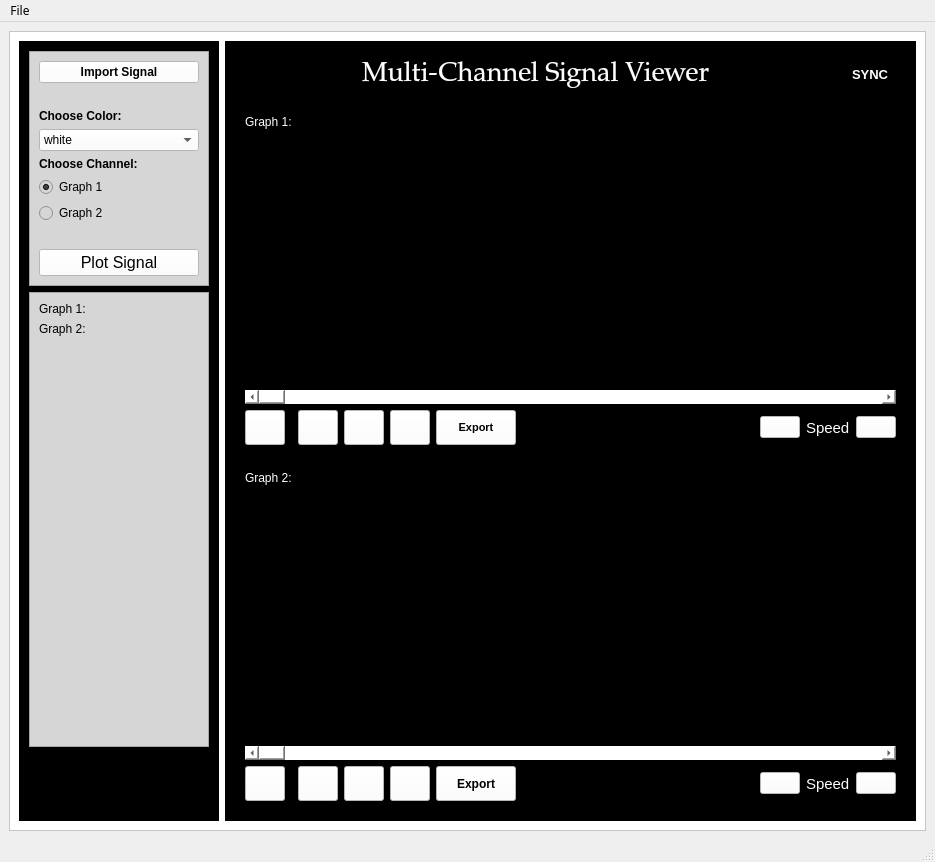
<?xml version="1.0" encoding="UTF-8"?>
<ui version="4.0">
 <class>MainWindow</class>
 <widget class="QMainWindow" name="MainWindow">
  <property name="geometry">
   <rect>
    <x>0</x>
    <y>0</y>
    <width>935</width>
    <height>862</height>
   </rect>
  </property>
  <property name="font">
   <font>
    <family>Mudir MT</family>
   </font>
  </property>
  <property name="windowTitle">
   <string>MainWindow</string>
  </property>
  <widget class="QWidget" name="centralwidget">
   <property name="sizePolicy">
    <sizepolicy hsizetype="Maximum" vsizetype="Maximum">
     <horstretch>0</horstretch>
     <verstretch>0</verstretch>
    </sizepolicy>
   </property>
   <layout class="QGridLayout" name="gridLayout">
    <item row="0" column="0">
     <widget class="QFrame" name="frame">
      <property name="styleSheet">
       <string notr="true">background-color: rgb(255, 255, 255);</string>
      </property>
      <property name="frameShape">
       <enum>QFrame::StyledPanel</enum>
      </property>
      <property name="frameShadow">
       <enum>QFrame::Raised</enum>
      </property>
      <layout class="QHBoxLayout" name="horizontalLayout">
       <item>
        <widget class="QFrame" name="files_frame">
         <property name="minimumSize">
          <size>
           <width>200</width>
           <height>0</height>
          </size>
         </property>
         <property name="maximumSize">
          <size>
           <width>200</width>
           <height>16777215</height>
          </size>
         </property>
         <property name="styleSheet">
          <string notr="true">background-color: rgb(0, 0, 74);
background-color: rgb(0, 0, 0);</string>
         </property>
         <property name="frameShape">
          <enum>QFrame::StyledPanel</enum>
         </property>
         <property name="frameShadow">
          <enum>QFrame::Raised</enum>
         </property>
         <layout class="QGridLayout" name="gridLayout_3">
          <item row="2" column="0" colspan="2">
           <widget class="QFrame" name="importFrame">
            <property name="sizePolicy">
             <sizepolicy hsizetype="Preferred" vsizetype="Fixed">
              <horstretch>0</horstretch>
              <verstretch>0</verstretch>
             </sizepolicy>
            </property>
            <property name="font">
             <font>
              <pointsize>11</pointsize>
             </font>
            </property>
            <property name="styleSheet">
             <string notr="true">background-color: rgb(214, 214, 214);</string>
            </property>
            <property name="frameShape">
             <enum>QFrame::StyledPanel</enum>
            </property>
            <property name="frameShadow">
             <enum>QFrame::Sunken</enum>
            </property>
            <layout class="QGridLayout" name="gridLayout_4">
             <item row="2" column="0" colspan="2">
              <widget class="QLabel" name="label_9">
               <property name="font">
                <font>
                 <pointsize>9</pointsize>
                 <weight>75</weight>
                 <bold>true</bold>
                </font>
               </property>
               <property name="text">
                <string>Choose Color:</string>
               </property>
              </widget>
             </item>
             <item row="9" column="0" colspan="2">
              <widget class="QPushButton" name="plotsignalButton">
               <property name="font">
                <font>
                 <pointsize>12</pointsize>
                 <weight>50</weight>
                 <bold>false</bold>
                </font>
               </property>
               <property name="styleSheet">
                <string notr="true">background-color: rgb(255, 255, 255);</string>
               </property>
               <property name="text">
                <string>Plot Signal</string>
               </property>
              </widget>
             </item>
             <item row="3" column="0" colspan="2">
              <widget class="QComboBox" name="comboBox_color">
               <property name="sizePolicy">
                <sizepolicy hsizetype="Expanding" vsizetype="Fixed">
                 <horstretch>0</horstretch>
                 <verstretch>0</verstretch>
                </sizepolicy>
               </property>
               <property name="font">
                <font>
                 <pointsize>9</pointsize>
                </font>
               </property>
               <property name="styleSheet">
                <string notr="true">background-color: rgb(255, 255, 255);
border-color: rgb(255, 255, 255);</string>
               </property>
               <property name="currentText">
                <string>white</string>
               </property>
               <property name="currentIndex">
                <number>0</number>
               </property>
               <item>
                <property name="text">
                 <string>white</string>
                </property>
               </item>
               <item>
                <property name="text">
                 <string>blue</string>
                </property>
               </item>
               <item>
                <property name="text">
                 <string>red</string>
                </property>
               </item>
               <item>
                <property name="text">
                 <string>yellow</string>
                </property>
               </item>
               <item>
                <property name="text">
                 <string>green</string>
                </property>
               </item>
               <item>
                <property name="text">
                 <string>purple</string>
                </property>
               </item>
              </widget>
             </item>
             <item row="5" column="0" colspan="2">
              <widget class="QLabel" name="label_10">
               <property name="font">
                <font>
                 <pointsize>9</pointsize>
                 <weight>75</weight>
                 <bold>true</bold>
                </font>
               </property>
               <property name="text">
                <string>Choose Channel:</string>
               </property>
              </widget>
             </item>
             <item row="0" column="0" colspan="2">
              <widget class="QPushButton" name="uploadButton">
               <property name="font">
                <font>
                 <pointsize>9</pointsize>
                 <weight>75</weight>
                 <bold>true</bold>
                </font>
               </property>
               <property name="styleSheet">
                <string notr="true">background-color: rgb(255, 255, 255);</string>
               </property>
               <property name="text">
                <string>Import Signal</string>
               </property>
               <property name="icon">
                <iconset resource="icons.qrc">
                 <normaloff>:/icons/folder.png</normaloff>:/icons/folder.png</iconset>
               </property>
               <property name="iconSize">
                <size>
                 <width>25</width>
                 <height>25</height>
                </size>
               </property>
              </widget>
             </item>
             <item row="6" column="0">
              <widget class="QRadioButton" name="radioButton1">
               <property name="font">
                <font>
                 <pointsize>9</pointsize>
                </font>
               </property>
               <property name="styleSheet">
                <string notr="true">
color: rgb(0, 0, 0);</string>
               </property>
               <property name="text">
                <string>Graph 1</string>
               </property>
               <property name="checked">
                <bool>true</bool>
               </property>
              </widget>
             </item>
             <item row="8" column="0" colspan="2">
              <spacer name="verticalSpacer">
               <property name="orientation">
                <enum>Qt::Vertical</enum>
               </property>
               <property name="sizeType">
                <enum>QSizePolicy::Fixed</enum>
               </property>
               <property name="sizeHint" stdset="0">
                <size>
                 <width>20</width>
                 <height>20</height>
                </size>
               </property>
              </spacer>
             </item>
             <item row="1" column="0" colspan="2">
              <widget class="QLabel" name="label_ImportedFileName">
               <property name="styleSheet">
                <string notr="true">color: rgb(0, 95, 184);</string>
               </property>
               <property name="text">
                <string/>
               </property>
              </widget>
             </item>
             <item row="7" column="0">
              <widget class="QRadioButton" name="radioButton2">
               <property name="font">
                <font>
                 <pointsize>9</pointsize>
                </font>
               </property>
               <property name="styleSheet">
                <string notr="true">color: rgb(0, 0, 0);</string>
               </property>
               <property name="text">
                <string>Graph 2</string>
               </property>
              </widget>
             </item>
            </layout>
           </widget>
          </item>
          <item row="3" column="0" colspan="2" alignment="Qt::AlignTop">
           <widget class="QFrame" name="ChannelFrame">
            <property name="sizePolicy">
             <sizepolicy hsizetype="Preferred" vsizetype="MinimumExpanding">
              <horstretch>0</horstretch>
              <verstretch>0</verstretch>
             </sizepolicy>
            </property>
            <property name="minimumSize">
             <size>
              <width>0</width>
              <height>455</height>
             </size>
            </property>
            <property name="styleSheet">
             <string notr="true">background-color: rgb(214, 214, 214);</string>
            </property>
            <property name="frameShape">
             <enum>QFrame::StyledPanel</enum>
            </property>
            <property name="frameShadow">
             <enum>QFrame::Raised</enum>
            </property>
            <layout class="QVBoxLayout" name="verticalLayout_2">
             <item alignment="Qt::AlignTop">
              <widget class="QLabel" name="label_5">
               <property name="font">
                <font>
                 <pointsize>9</pointsize>
                </font>
               </property>
               <property name="text">
                <string>Graph 1:</string>
               </property>
              </widget>
             </item>
             <item>
              <layout class="QVBoxLayout" name="layout1"/>
             </item>
             <item alignment="Qt::AlignTop">
              <widget class="QLabel" name="label_7">
               <property name="font">
                <font>
                 <pointsize>9</pointsize>
                </font>
               </property>
               <property name="text">
                <string>Graph 2:</string>
               </property>
              </widget>
             </item>
             <item>
              <layout class="QVBoxLayout" name="layout2"/>
             </item>
             <item>
              <spacer name="verticalSpacer_3">
               <property name="orientation">
                <enum>Qt::Vertical</enum>
               </property>
               <property name="sizeHint" stdset="0">
                <size>
                 <width>20</width>
                 <height>40</height>
                </size>
               </property>
              </spacer>
             </item>
            </layout>
           </widget>
          </item>
         </layout>
        </widget>
       </item>
       <item>
        <widget class="QFrame" name="Graphs_collector">
         <property name="styleSheet">
          <string notr="true">background-color: rgb(0, 0, 74);
background-color: rgb(0, 0, 0);</string>
         </property>
         <property name="frameShape">
          <enum>QFrame::StyledPanel</enum>
         </property>
         <property name="frameShadow">
          <enum>QFrame::Raised</enum>
         </property>
         <layout class="QGridLayout" name="gridLayout_2">
          <item row="3" column="0" colspan="6">
           <widget class="QFrame" name="Graph1">
            <property name="minimumSize">
             <size>
              <width>0</width>
              <height>200</height>
             </size>
            </property>
            <property name="styleSheet">
             <string notr="true">background-color:rgb(0, 0, 74);
background-color: rgb(0, 0, 0);</string>
            </property>
            <property name="frameShape">
             <enum>QFrame::StyledPanel</enum>
            </property>
            <property name="frameShadow">
             <enum>QFrame::Raised</enum>
            </property>
            <layout class="QGridLayout" name="gridLayout_5">
             <item row="3" column="5" colspan="5">
              <spacer name="horizontalSpacer">
               <property name="orientation">
                <enum>Qt::Horizontal</enum>
               </property>
               <property name="sizeHint" stdset="0">
                <size>
                 <width>40</width>
                 <height>20</height>
                </size>
               </property>
              </spacer>
             </item>
             <item row="3" column="1">
              <widget class="QPushButton" name="rewindButton1">
               <property name="sizePolicy">
                <sizepolicy hsizetype="Fixed" vsizetype="Fixed">
                 <horstretch>0</horstretch>
                 <verstretch>0</verstretch>
                </sizepolicy>
               </property>
               <property name="minimumSize">
                <size>
                 <width>35</width>
                 <height>35</height>
                </size>
               </property>
               <property name="font">
                <font>
                 <weight>75</weight>
                 <bold>true</bold>
                </font>
               </property>
               <property name="styleSheet">
                <string notr="true">
background-color: rgb(255, 255, 255);</string>
               </property>
               <property name="text">
                <string/>
               </property>
               <property name="icon">
                <iconset resource="icons.qrc">
                 <normaloff>:/icons/rewind.png</normaloff>:/icons/rewind.png</iconset>
               </property>
               <property name="iconSize">
                <size>
                 <width>20</width>
                 <height>20</height>
                </size>
               </property>
              </widget>
             </item>
             <item row="0" column="0">
              <widget class="QLabel" name="label_8">
               <property name="styleSheet">
                <string notr="true">color: rgb(255, 255, 255);</string>
               </property>
               <property name="text">
                <string>Graph 1:</string>
               </property>
              </widget>
             </item>
             <item row="3" column="11" alignment="Qt::AlignHCenter">
              <widget class="QLabel" name="label">
               <property name="font">
                <font>
                 <pointsize>11</pointsize>
                </font>
               </property>
               <property name="styleSheet">
                <string notr="true">color: rgb(255, 255, 255);</string>
               </property>
               <property name="text">
                <string>Speed</string>
               </property>
              </widget>
             </item>
             <item row="1" column="0" colspan="13">
              <widget class="PlotWidget" name="graphicsView"/>
             </item>
             <item row="3" column="2">
              <widget class="QPushButton" name="ZoomInButton1">
               <property name="sizePolicy">
                <sizepolicy hsizetype="Fixed" vsizetype="Fixed">
                 <horstretch>0</horstretch>
                 <verstretch>0</verstretch>
                </sizepolicy>
               </property>
               <property name="minimumSize">
                <size>
                 <width>35</width>
                 <height>35</height>
                </size>
               </property>
               <property name="styleSheet">
                <string notr="true">background-color: rgb(255, 255, 255);</string>
               </property>
               <property name="text">
                <string/>
               </property>
               <property name="icon">
                <iconset resource="icons.qrc">
                 <normaloff>:/icons/zoom-in.png</normaloff>:/icons/zoom-in.png</iconset>
               </property>
               <property name="iconSize">
                <size>
                 <width>20</width>
                 <height>20</height>
                </size>
               </property>
              </widget>
             </item>
             <item row="3" column="0">
              <widget class="QPushButton" name="PlayButton1">
               <property name="sizePolicy">
                <sizepolicy hsizetype="Fixed" vsizetype="Fixed">
                 <horstretch>0</horstretch>
                 <verstretch>0</verstretch>
                </sizepolicy>
               </property>
               <property name="minimumSize">
                <size>
                 <width>35</width>
                 <height>35</height>
                </size>
               </property>
               <property name="font">
                <font>
                 <weight>75</weight>
                 <bold>true</bold>
                </font>
               </property>
               <property name="styleSheet">
                <string notr="true">background-color: rgb(255, 255, 255);</string>
               </property>
               <property name="text">
                <string/>
               </property>
               <property name="icon">
                <iconset resource="icons.qrc">
                 <normaloff>:/icons/button.png</normaloff>:/icons/button.png</iconset>
               </property>
               <property name="iconSize">
                <size>
                 <width>20</width>
                 <height>20</height>
                </size>
               </property>
              </widget>
             </item>
             <item row="3" column="12">
              <widget class="QPushButton" name="speedUp1">
               <property name="sizePolicy">
                <sizepolicy hsizetype="Fixed" vsizetype="Fixed">
                 <horstretch>0</horstretch>
                 <verstretch>0</verstretch>
                </sizepolicy>
               </property>
               <property name="minimumSize">
                <size>
                 <width>40</width>
                 <height>0</height>
                </size>
               </property>
               <property name="styleSheet">
                <string notr="true">background-color: rgb(255, 255, 255);</string>
               </property>
               <property name="text">
                <string/>
               </property>
               <property name="icon">
                <iconset resource="icons.qrc">
                 <normaloff>:/icons/fast-forward.png</normaloff>:/icons/fast-forward.png</iconset>
               </property>
              </widget>
             </item>
             <item row="3" column="10">
              <widget class="QPushButton" name="speedDown1">
               <property name="sizePolicy">
                <sizepolicy hsizetype="Fixed" vsizetype="Fixed">
                 <horstretch>40</horstretch>
                 <verstretch>0</verstretch>
                </sizepolicy>
               </property>
               <property name="minimumSize">
                <size>
                 <width>40</width>
                 <height>0</height>
                </size>
               </property>
               <property name="styleSheet">
                <string notr="true">background-color: rgb(255, 255, 255);</string>
               </property>
               <property name="text">
                <string/>
               </property>
               <property name="icon">
                <iconset resource="icons.qrc">
                 <normaloff>:/icons/fast-backward.png</normaloff>:/icons/fast-backward.png</iconset>
               </property>
              </widget>
             </item>
             <item row="2" column="0" colspan="13">
              <widget class="QScrollBar" name="horizontalScrollBar">
               <property name="styleSheet">
                <string notr="true">background-color: rgb(255, 255, 255);</string>
               </property>
               <property name="maximum">
                <number>10000</number>
               </property>
               <property name="orientation">
                <enum>Qt::Horizontal</enum>
               </property>
              </widget>
             </item>
             <item row="3" column="3">
              <widget class="QPushButton" name="ZoomOutButton1">
               <property name="sizePolicy">
                <sizepolicy hsizetype="Fixed" vsizetype="Fixed">
                 <horstretch>0</horstretch>
                 <verstretch>0</verstretch>
                </sizepolicy>
               </property>
               <property name="minimumSize">
                <size>
                 <width>35</width>
                 <height>35</height>
                </size>
               </property>
               <property name="styleSheet">
                <string notr="true">background-color: rgb(255, 255, 255);</string>
               </property>
               <property name="text">
                <string/>
               </property>
               <property name="icon">
                <iconset resource="icons.qrc">
                 <normaloff>:/icons/magnifying-glass.png</normaloff>:/icons/magnifying-glass.png</iconset>
               </property>
               <property name="iconSize">
                <size>
                 <width>20</width>
                 <height>20</height>
                </size>
               </property>
              </widget>
             </item>
             <item row="3" column="4">
              <widget class="QPushButton" name="exportButton1">
               <property name="sizePolicy">
                <sizepolicy hsizetype="Fixed" vsizetype="Fixed">
                 <horstretch>0</horstretch>
                 <verstretch>0</verstretch>
                </sizepolicy>
               </property>
               <property name="minimumSize">
                <size>
                 <width>35</width>
                 <height>35</height>
                </size>
               </property>
               <property name="font">
                <font>
                 <pointsize>8</pointsize>
                 <weight>75</weight>
                 <bold>true</bold>
                </font>
               </property>
               <property name="layoutDirection">
                <enum>Qt::LeftToRight</enum>
               </property>
               <property name="styleSheet">
                <string notr="true">background-color: rgb(255, 255, 255);</string>
               </property>
               <property name="text">
                <string>Export</string>
               </property>
               <property name="iconSize">
                <size>
                 <width>22</width>
                 <height>22</height>
                </size>
               </property>
              </widget>
             </item>
            </layout>
           </widget>
          </item>
          <item row="0" column="0" colspan="6">
           <widget class="QFrame" name="frame_4">
            <property name="sizePolicy">
             <sizepolicy hsizetype="Expanding" vsizetype="Minimum">
              <horstretch>0</horstretch>
              <verstretch>0</verstretch>
             </sizepolicy>
            </property>
            <property name="minimumSize">
             <size>
              <width>0</width>
              <height>10</height>
             </size>
            </property>
            <property name="frameShape">
             <enum>QFrame::StyledPanel</enum>
            </property>
            <property name="frameShadow">
             <enum>QFrame::Raised</enum>
            </property>
            <layout class="QHBoxLayout" name="horizontalLayout_2">
             <item>
              <spacer name="horizontalSpacer_4">
               <property name="orientation">
                <enum>Qt::Horizontal</enum>
               </property>
               <property name="sizeHint" stdset="0">
                <size>
                 <width>40</width>
                 <height>20</height>
                </size>
               </property>
              </spacer>
             </item>
             <item>
              <widget class="QLabel" name="label_3">
               <property name="font">
                <font>
                 <family>Palatino Linotype</family>
                 <pointsize>20</pointsize>
                 <weight>50</weight>
                 <italic>false</italic>
                 <bold>false</bold>
                </font>
               </property>
               <property name="styleSheet">
                <string notr="true">color: rgb(255, 255, 255);
font: 20pt &quot;Palatino Linotype&quot;;</string>
               </property>
               <property name="text">
                <string>Multi-Channel Signal Viewer</string>
               </property>
              </widget>
             </item>
             <item>
              <spacer name="horizontalSpacer_3">
               <property name="orientation">
                <enum>Qt::Horizontal</enum>
               </property>
               <property name="sizeHint" stdset="0">
                <size>
                 <width>40</width>
                 <height>20</height>
                </size>
               </property>
              </spacer>
             </item>
             <item>
              <widget class="QCheckBox" name="syncCheckBox">
               <property name="sizePolicy">
                <sizepolicy hsizetype="Fixed" vsizetype="Fixed">
                 <horstretch>0</horstretch>
                 <verstretch>40</verstretch>
                </sizepolicy>
               </property>
               <property name="font">
                <font>
                 <pointsize>10</pointsize>
                 <weight>75</weight>
                 <bold>true</bold>
                </font>
               </property>
               <property name="styleSheet">
                <string notr="true">color: rgb(255, 255, 255);</string>
               </property>
               <property name="text">
                <string>SYNC</string>
               </property>
              </widget>
             </item>
            </layout>
           </widget>
          </item>
          <item row="4" column="0" colspan="6">
           <widget class="QFrame" name="Graph2">
            <property name="minimumSize">
             <size>
              <width>0</width>
              <height>200</height>
             </size>
            </property>
            <property name="styleSheet">
             <string notr="true">background-color: rgb(0, 0, 74);
background-color: rgb(0, 0, 0);</string>
            </property>
            <property name="frameShape">
             <enum>QFrame::StyledPanel</enum>
            </property>
            <property name="frameShadow">
             <enum>QFrame::Raised</enum>
            </property>
            <layout class="QGridLayout" name="gridLayout_6">
             <item row="3" column="3">
              <widget class="QPushButton" name="ZoomOutButton2">
               <property name="sizePolicy">
                <sizepolicy hsizetype="Fixed" vsizetype="Fixed">
                 <horstretch>0</horstretch>
                 <verstretch>0</verstretch>
                </sizepolicy>
               </property>
               <property name="minimumSize">
                <size>
                 <width>35</width>
                 <height>35</height>
                </size>
               </property>
               <property name="styleSheet">
                <string notr="true">background-color: rgb(255, 255, 255);</string>
               </property>
               <property name="text">
                <string/>
               </property>
               <property name="icon">
                <iconset resource="icons.qrc">
                 <normaloff>:/icons/magnifying-glass.png</normaloff>:/icons/magnifying-glass.png</iconset>
               </property>
               <property name="iconSize">
                <size>
                 <width>20</width>
                 <height>20</height>
                </size>
               </property>
              </widget>
             </item>
             <item row="3" column="0">
              <widget class="QPushButton" name="PlayButton2">
               <property name="sizePolicy">
                <sizepolicy hsizetype="Fixed" vsizetype="Fixed">
                 <horstretch>35</horstretch>
                 <verstretch>35</verstretch>
                </sizepolicy>
               </property>
               <property name="minimumSize">
                <size>
                 <width>35</width>
                 <height>35</height>
                </size>
               </property>
               <property name="font">
                <font>
                 <weight>75</weight>
                 <bold>true</bold>
                </font>
               </property>
               <property name="styleSheet">
                <string notr="true">background-color: rgb(255, 255, 255);</string>
               </property>
               <property name="text">
                <string/>
               </property>
               <property name="icon">
                <iconset resource="icons.qrc">
                 <normaloff>:/icons/button.png</normaloff>:/icons/button.png</iconset>
               </property>
               <property name="iconSize">
                <size>
                 <width>20</width>
                 <height>20</height>
                </size>
               </property>
              </widget>
             </item>
             <item row="3" column="5" colspan="6">
              <spacer name="horizontalSpacer_2">
               <property name="orientation">
                <enum>Qt::Horizontal</enum>
               </property>
               <property name="sizeHint" stdset="0">
                <size>
                 <width>40</width>
                 <height>20</height>
                </size>
               </property>
              </spacer>
             </item>
             <item row="2" column="0" colspan="14">
              <widget class="QScrollBar" name="horizontalScrollBar_2">
               <property name="styleSheet">
                <string notr="true">background-color: rgb(255, 255, 255);</string>
               </property>
               <property name="maximum">
                <number>10000</number>
               </property>
               <property name="orientation">
                <enum>Qt::Horizontal</enum>
               </property>
              </widget>
             </item>
             <item row="3" column="2">
              <widget class="QPushButton" name="ZoomInButton2">
               <property name="sizePolicy">
                <sizepolicy hsizetype="Fixed" vsizetype="Fixed">
                 <horstretch>0</horstretch>
                 <verstretch>0</verstretch>
                </sizepolicy>
               </property>
               <property name="minimumSize">
                <size>
                 <width>35</width>
                 <height>35</height>
                </size>
               </property>
               <property name="styleSheet">
                <string notr="true">background-color: rgb(255, 255, 255);</string>
               </property>
               <property name="text">
                <string/>
               </property>
               <property name="icon">
                <iconset resource="icons.qrc">
                 <normaloff>:/icons/zoom-in.png</normaloff>:/icons/zoom-in.png</iconset>
               </property>
               <property name="iconSize">
                <size>
                 <width>20</width>
                 <height>20</height>
                </size>
               </property>
              </widget>
             </item>
             <item row="3" column="13">
              <widget class="QPushButton" name="speedUp2">
               <property name="sizePolicy">
                <sizepolicy hsizetype="Fixed" vsizetype="Fixed">
                 <horstretch>0</horstretch>
                 <verstretch>0</verstretch>
                </sizepolicy>
               </property>
               <property name="minimumSize">
                <size>
                 <width>40</width>
                 <height>0</height>
                </size>
               </property>
               <property name="styleSheet">
                <string notr="true">background-color: rgb(255, 255, 255);</string>
               </property>
               <property name="text">
                <string/>
               </property>
               <property name="icon">
                <iconset resource="icons.qrc">
                 <normaloff>:/icons/fast-forward.png</normaloff>:/icons/fast-forward.png</iconset>
               </property>
              </widget>
             </item>
             <item row="3" column="1">
              <widget class="QPushButton" name="rewindButton2">
               <property name="sizePolicy">
                <sizepolicy hsizetype="Fixed" vsizetype="Fixed">
                 <horstretch>0</horstretch>
                 <verstretch>0</verstretch>
                </sizepolicy>
               </property>
               <property name="minimumSize">
                <size>
                 <width>35</width>
                 <height>35</height>
                </size>
               </property>
               <property name="font">
                <font>
                 <weight>75</weight>
                 <bold>true</bold>
                </font>
               </property>
               <property name="styleSheet">
                <string notr="true">
background-color: rgb(255, 255, 255);</string>
               </property>
               <property name="text">
                <string/>
               </property>
               <property name="icon">
                <iconset resource="icons.qrc">
                 <normaloff>:/icons/rewind.png</normaloff>:/icons/rewind.png</iconset>
               </property>
               <property name="iconSize">
                <size>
                 <width>20</width>
                 <height>20</height>
                </size>
               </property>
              </widget>
             </item>
             <item row="3" column="11">
              <widget class="QPushButton" name="speedDown2">
               <property name="sizePolicy">
                <sizepolicy hsizetype="Fixed" vsizetype="Fixed">
                 <horstretch>0</horstretch>
                 <verstretch>0</verstretch>
                </sizepolicy>
               </property>
               <property name="minimumSize">
                <size>
                 <width>40</width>
                 <height>0</height>
                </size>
               </property>
               <property name="styleSheet">
                <string notr="true">background-color: rgb(255, 255, 255);</string>
               </property>
               <property name="text">
                <string/>
               </property>
               <property name="icon">
                <iconset resource="icons.qrc">
                 <normaloff>:/icons/fast-backward.png</normaloff>:/icons/fast-backward.png</iconset>
               </property>
              </widget>
             </item>
             <item row="0" column="0">
              <widget class="QLabel" name="label_6">
               <property name="styleSheet">
                <string notr="true">color: rgb(255, 255, 255);</string>
               </property>
               <property name="text">
                <string>Graph 2:</string>
               </property>
              </widget>
             </item>
             <item row="1" column="0" colspan="14">
              <widget class="PlotWidget" name="graphicsView_2"/>
             </item>
             <item row="3" column="12" alignment="Qt::AlignHCenter">
              <widget class="QLabel" name="label_2">
               <property name="font">
                <font>
                 <pointsize>11</pointsize>
                </font>
               </property>
               <property name="styleSheet">
                <string notr="true">color: rgb(255, 255, 255);</string>
               </property>
               <property name="text">
                <string>Speed</string>
               </property>
              </widget>
             </item>
             <item row="3" column="4">
              <widget class="QPushButton" name="exportButton2">
               <property name="sizePolicy">
                <sizepolicy hsizetype="Fixed" vsizetype="Fixed">
                 <horstretch>0</horstretch>
                 <verstretch>0</verstretch>
                </sizepolicy>
               </property>
               <property name="minimumSize">
                <size>
                 <width>35</width>
                 <height>35</height>
                </size>
               </property>
               <property name="font">
                <font>
                 <weight>75</weight>
                 <bold>true</bold>
                </font>
               </property>
               <property name="styleSheet">
                <string notr="true">background-color: rgb(255, 255, 255);</string>
               </property>
               <property name="text">
                <string>Export</string>
               </property>
               <property name="iconSize">
                <size>
                 <width>22</width>
                 <height>22</height>
                </size>
               </property>
              </widget>
             </item>
            </layout>
           </widget>
          </item>
         </layout>
        </widget>
       </item>
      </layout>
     </widget>
    </item>
   </layout>
  </widget>
  <widget class="QMenuBar" name="menubar">
   <property name="geometry">
    <rect>
     <x>0</x>
     <y>0</y>
     <width>935</width>
     <height>26</height>
    </rect>
   </property>
   <widget class="QMenu" name="menuFirle">
    <property name="title">
     <string>File</string>
    </property>
   </widget>
   <addaction name="menuFirle"/>
  </widget>
  <widget class="QStatusBar" name="statusbar"/>
 </widget>
 <customwidgets>
  <customwidget>
   <class>PlotWidget</class>
   <extends>QGraphicsView</extends>
   <header location="global">pyqtgraph</header>
  </customwidget>
 </customwidgets>
 <resources>
  <include location="icons.qrc"/>
 </resources>
 <connections/>
</ui>
